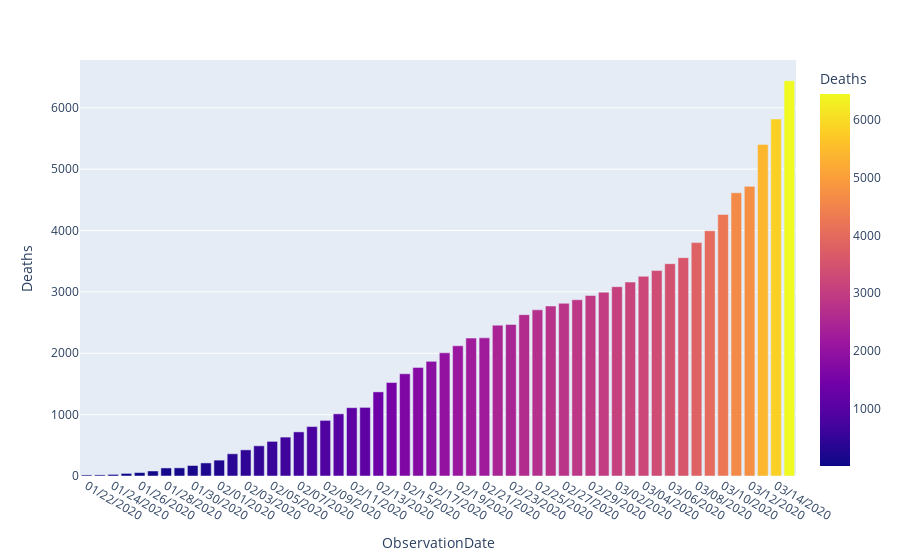

Notebook code for this chart:
### Code cell
fig = px.bar(date_data,x="ObservationDate",y='Deaths',color="Deaths")

fig.show()

### Figure 1 — Plotly figure (JSON) as saved in the notebook; plotly's stock layout.template omitted (floating-point values rounded to 4 significant figures)
{"data": [{"alignmentgroup": "True", "hoverlabel": {"namelength": 0}, "hovertemplate": "ObservationDate=%{x}<br>Deaths=%{marker.color}", "legendgroup": "", "marker": {"color": [17, 18, 26, 42, 56, 82, 131, 133, 171, 213, 259, 362, 426, 492, 564, 634, 719, 806, 906, 1013, 1113, 1118, 1371, 1523, 1666, 1770, 1868, 2007, 2122, 2247, 2251, 2458, 2469, 2629, 2708, 2770, 2814, 2872, 2941, 2996, 3085, 3160, 3254, 3348, 3460, 3558, 3803, 3996, 4262, 4615, 4720, 5404, 5819, 6440], "coloraxis": "coloraxis"}, "name": "", "offsetgroup": "", "orientation": "v", "showlegend": false, "textposition": "auto", "type": "bar", "x": ["01/22/2020", "01/23/2020", "01/24/2020", "01/25/2020", "01/26/2020", "01/27/2020", "01/28/2020", "01/29/2020", "01/30/2020", "01/31/2020", "02/01/2020", "02/02/2020", "02/03/2020", "02/04/2020", "02/05/2020", "02/06/2020", "02/07/2020", "02/08/2020", "02/09/2020", "02/10/2020", "02/11/2020", "02/12/2020", "02/13/2020", "02/14/2020", "02/15/2020", "02/16/2020", "02/17/2020", "02/18/2020", "02/19/2020", "02/20/2020", "02/21/2020", "02/22/2020", "02/23/2020", "02/24/2020", "02/25/2020", "02/26/2020", "02/27/2020", "02/28/2020", "02/29/2020", "03/01/2020", "03/02/2020", "03/03/2020", "03/04/2020", "03/05/2020", "03/06/2020", "03/07/2020", "03/08/2020", "03/09/2020", "03/10/2020", "03/11/2020", "03/12/2020", "03/13/2020", "03/14/2020", "03/15/2020"], "xaxis": "x", "y": [17, 18, 26, 42, 56, 82, 131, 133, 171, 213, 259, 362, 426, 492, 564, 634, 719, 806, 906, 1013, 1113, 1118, 1371, 1523, 1666, 1770, 1868, 2007, 2122, 2247, 2251, 2458, 2469, 2629, 2708, 2770, 2814, 2872, 2941, 2996, 3085, 3160, 3254, 3348, 3460, 3558, 3803, 3996, 4262, 4615, 4720, 5404, 5819, 6440], "yaxis": "y"}], "layout": {"barmode": "relative", "coloraxis": {"colorbar": {"title": {"text": "Deaths"}}, "colorscale": [[0, "#0d0887"], [0.1111, "#46039f"], [0.2222, "#7201a8"], [0.3333, "#9c179e"], [0.4444, "#bd3786"], [0.5556, "#d8576b"], [0.6667, "#ed7953"], [0.7778, "#fb9f3a"], [0.8889, "#fdca26"], [1, "#f0f921"]]}, "legend": {"tracegroupgap": 0}, "margin": {"t": 60}, "xaxis": {"anchor": "y", "domain": [0, 1], "title": {"text": "ObservationDate"}}, "yaxis": {"anchor": "x", "domain": [0, 1], "title": {"text": "Deaths"}}}}
